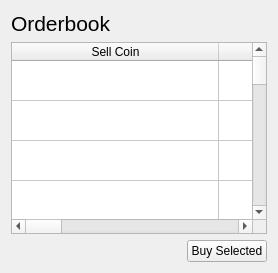
  <widget class="QWidget" name="tab_orderbook">
   <attribute name="title">
    <string>Orderbook</string>
   </attribute>
   <layout class="QGridLayout" name="gridLayout_8">
    <item row="0" column="0">
     <widget class="QLabel" name="label_45">
      <property name="sizePolicy">
       <sizepolicy hsizetype="Fixed" vsizetype="Preferred">
        <horstretch>0</horstretch>
        <verstretch>0</verstretch>
       </sizepolicy>
      </property>
      <property name="text">
       <string>&lt;html&gt;&lt;head/&gt;&lt;body&gt;&lt;p&gt;&lt;span style=&quot; font-size:16pt;&quot;&gt;Orderbook&lt;/span&gt;&lt;/p&gt;&lt;/body&gt;&lt;/html&gt;</string>
      </property>
     </widget>
    </item>
    <item row="0" column="1">
     <widget class="QFrame" name="frame_11">
      <property name="frameShape">
       <enum>QFrame::NoFrame</enum>
      </property>
      <property name="frameShadow">
       <enum>QFrame::Raised</enum>
      </property>
     </widget>
    </item>
    <item row="1" column="0" colspan="3">
     <widget class="QTableWidget" name="tableWidget_4">
      <property name="sizePolicy">
       <sizepolicy hsizetype="Expanding" vsizetype="Expanding">
        <horstretch>0</horstretch>
        <verstretch>0</verstretch>
       </sizepolicy>
      </property>
      <property name="editTriggers">
       <set>QAbstractItemView::NoEditTriggers</set>
      </property>
      <property name="showDropIndicator" stdset="0">
       <bool>false</bool>
      </property>
      <property name="dragDropOverwriteMode">
       <bool>false</bool>
      </property>
      <property name="rowCount">
       <number>16</number>
      </property>
      <property name="columnCount">
       <number>6</number>
      </property>
      <attribute name="horizontalHeaderCascadingSectionResizes">
       <bool>true</bool>
      </attribute>
      <attribute name="horizontalHeaderDefaultSectionSize">
       <number>207</number>
      </attribute>
      <attribute name="horizontalHeaderShowSortIndicator" stdset="0">
       <bool>true</bool>
      </attribute>
      <attribute name="horizontalHeaderStretchLastSection">
       <bool>true</bool>
      </attribute>
      <attribute name="verticalHeaderVisible">
       <bool>false</bool>
      </attribute>
      <attribute name="verticalHeaderDefaultSectionSize">
       <number>40</number>
      </attribute>
      <attribute name="verticalHeaderHighlightSections">
       <bool>true</bool>
      </attribute>
      <attribute name="verticalHeaderMinimumSectionSize">
       <number>40</number>
      </attribute>
      <row/>
      <row/>
      <row/>
      <row/>
      <row/>
      <row/>
      <row/>
      <row/>
      <row/>
      <row/>
      <row/>
      <row/>
      <row/>
      <row/>
      <row/>
      <row/>
      <column>
       <property name="text">
        <string>Sell Coin</string>
       </property>
      </column>
      <column>
       <property name="text">
        <string>Sell Vol</string>
       </property>
      </column>
      <column>
       <property name="text">
        <string>Buy Coin</string>
       </property>
      </column>
      <column>
       <property name="text">
        <string>Buy Vol</string>
       </property>
      </column>
      <column>
       <property name="text">
        <string>Sell Price</string>
       </property>
      </column>
      <column>
       <property name="text">
        <string>Mkt Price</string>
       </property>
      </column>
     </widget>
    </item>
    <item row="2" column="2">
     <widget class="QPushButton" name="pushButton_10">
      <property name="sizePolicy">
       <sizepolicy hsizetype="Fixed" vsizetype="Fixed">
        <horstretch>0</horstretch>
        <verstretch>0</verstretch>
       </sizepolicy>
      </property>
      <property name="font">
       <font>
        <pointsize>9</pointsize>
       </font>
      </property>
      <property name="text">
       <string>Buy Selected</string>
      </property>
     </widget>
    </item>
   </layout>
  </widget>
